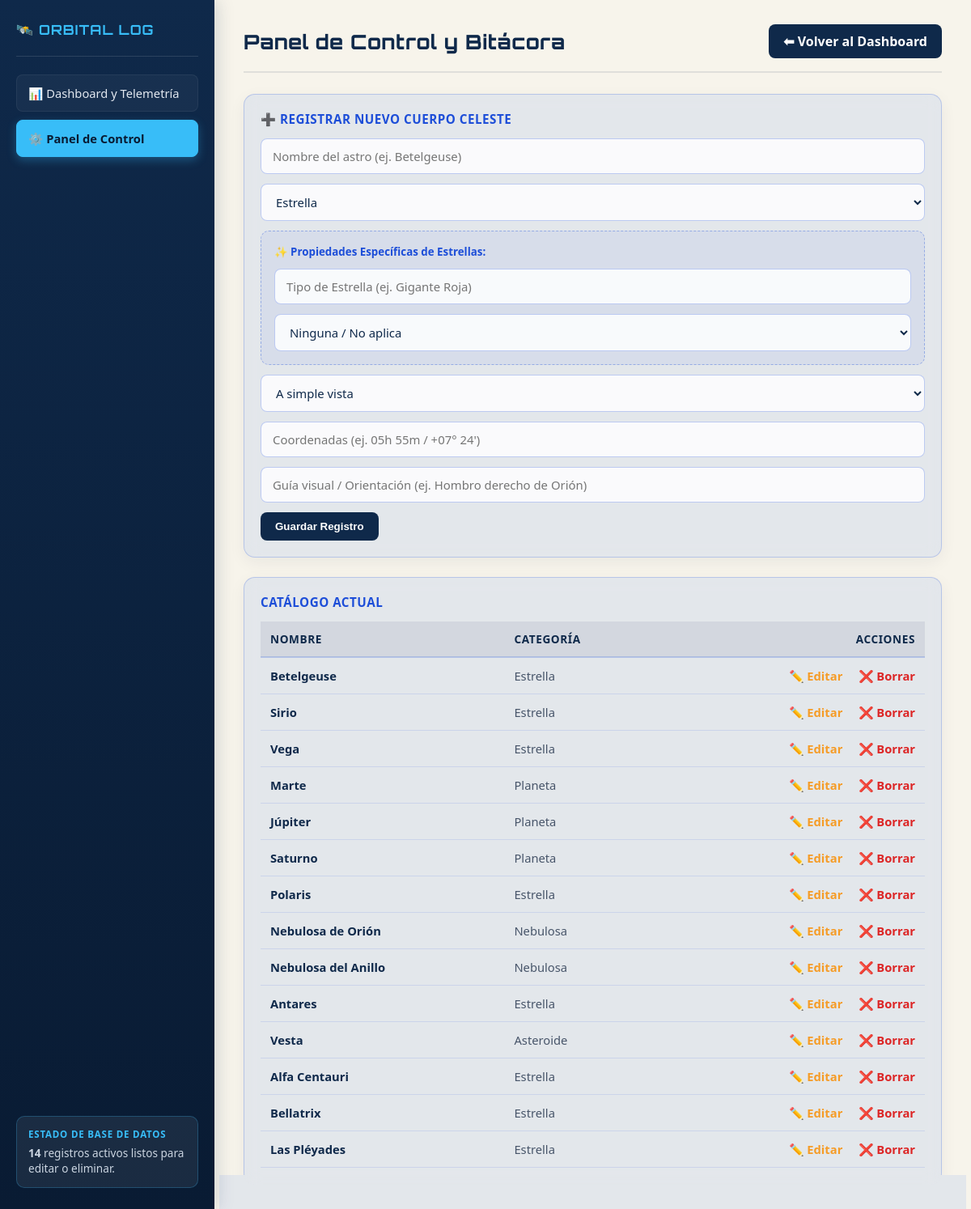
/control, run on the app's committed database.
### tables this page shows
CREATE TABLE catalogo_estelar (
                    id_cuerpo INTEGER PRIMARY KEY AUTOINCREMENT,
                    nombre TEXT NOT NULL,
                    categoria TEXT NOT NULL,
                    tipo_estrella TEXT,
                    equipo TEXT NOT NULL,
                    coordenadas TEXT NOT NULL,
                    orientacion TEXT,
                    id_constelacion INTEGER,
                    FOREIGN KEY (id_constelacion) REFERENCES constelaciones(id_constelacion)
                );

### app.py (the view, shortened to what this page needs)
@app.route('/control', methods=['GET', 'POST'])
def control():
    error = None
    mensaje = None
    catalogo = db.obtener_catalogo()
    constelaciones = db.obtener_constelaciones()
    return render_template('control.html', catalogo=catalogo, constelaciones=constelaciones, error=error, mensaje=mensaje)

### base_datos.py (called while the page is built)
    def obtener_catalogo(self):
        try:
            self.cursor.execute('''
                SELECT c.id_cuerpo, c.nombre, c.categoria, IFNULL(c.tipo_estrella, '-'), c.equipo, c.coordenadas, c.orientacion, IFNULL(con.nombre, '-')
                FROM catalogo_estelar c
                LEFT JOIN constelaciones con ON c.id_constelacion = con.id_constelacion
            ''')
            return self.cursor.fetchall()
        except Exception as e:
            print(f"Error al obtener catálogo: {e}")
            return []

    def obtener_constelaciones(self):
        try:
            self.cursor.execute('SELECT * FROM constelaciones')
            return self.cursor.fetchall()
        except Exception:
            return []

### templates/control.html (shortened to what this page needs)
<!DOCTYPE html>
<html lang="es">
<head>
    <link rel="stylesheet" href="{{ url_for('static', filename='style.css') }}">
</head>
<body>
    <div class="layout-app">
        <aside class="sidebar-azul">
            <div>
                <div class="sidebar-marca">
                    <h2>🛰️ ORBITAL LOG</h2>
                </div>
                <nav class="nav-menu">
                    <a href="/" class="nav-item">📊 Dashboard y Telemetría</a>
                    <a href="/control" class="nav-item activo">⚙️ Panel de Control</a>
                </nav>
            </div>
            <div class="sidebar-db-card">
                <small>Estado de Base de Datos</small>
                <p><strong>{{ catalogo|length }}</strong> registros activos listos para editar o eliminar.</p>
            </div>
        </aside>
        <main class="contenido-crema">
            <header class="cabecera-principal">
                <h1 class="titulo-principal">Panel de Control y Bitácora</h1>
                <a href="/" class="btn-azul">⬅ Volver al Dashboard</a>
            </header>
            <section class="widget-azul" style="margin-bottom: 24px;">
                <h3 class="widget-titulo">➕ Registrar Nuevo Cuerpo Celeste</h3>
                <form action="/control" method="POST" style="display: flex; flex-direction: column; gap: 12px;">
                    <input type="text" name="nombre" class="input-crema" placeholder="Nombre del astro (ej. Betelgeuse)" required>
                    <select name="categoria" id="select-categoria" class="select-crema" required onchange="manejarCategoria()">
                        <option value="Estrella">Estrella</option>
                    </select>
                    <div id="campos-estrella" class="caja-estrella">
                        <small style="color: var(--azul-primario); font-weight: 700;">✨ Propiedades Específicas de Estrellas:</small>
                        <input type="text" name="tipo_estrella" class="input-crema" placeholder="Tipo de Estrella (ej. Gigante Roja)">
                        <select name="id_constelacion" id="select-constelacion" class="select-crema" onchange="manejarConstelacion()">
                            <option value="">Ninguna / No aplica</option>
                        </select>
                    </div>
                    <select name="equipo" class="select-crema" required>
                        <option value="A simple vista">A simple vista</option>
                    </select>
                    <input type="text" name="coordenadas" class="input-crema" placeholder="Coordenadas (ej. 05h 55m / +07° 24')">
                    <input type="text" name="orientacion" class="input-crema" placeholder="Guía visual / Orientación (ej. Hombro derecho de Orión)" required>
                    <button type="submit" class="btn-azul" style="align-self: flex-start;">Guardar Registro</button>
                </form>
            </section>
            <section class="widget-azul">
                <h3 class="widget-titulo"> Catálogo Actual </h3>
                <table class="tabla-celeste">
                    <thead>
                        <tr>
                            <th>Nombre</th>
                            <th>Categoría</th>
                            <th style="text-align: right;">Acciones</th>
                        </tr>
                    </thead>
                    <tbody>
                        {% for astro in catalogo %}
                        <tr>
                            <td style="font-weight: 700;">{{ astro[1] }}</td>
                            <td style="color: var(--texto-secundario);">{{ astro[2] }}</td>
                            <td style="text-align: right;">
                                <a href="/editar/{{ astro[0] }}" style="color: #F59C27 ; text-decoration: none; font-weight: 700; margin-right: 16px;">✏️ Editar</a>
                                <a href="/eliminar/{{ astro[0] }}" style="color: #dc2626; text-decoration: none; font-weight: 700;">❌ Borrar</a>
                            </td>
                        </tr>
                        {% else %}
                        <tr>
                            <td colspan="3" style="text-align: center; color: var(--texto-secundario); padding: 20px;">No hay registros en el catálogo.</td>
                        </tr>
                        {% endfor %}
                    </tbody>
                </table>
            </section>
        </main>
    </div>
</body>
</html>

### static/style.css (style rules this page uses)
:root { --fuente-titulo: 'Orbitron', sans-serif; --fuente-neutra: 'Segoe UI', Roboto, Helvetica, Arial, sans-serif; --bg-crema: #F7F4EB; --sidebar-azul: #0F294A; --sidebar-azul-oscuro: #091B33; --sidebar-hover: rgba(56, 189, 248, 0.16); --acento-celeste: #38BDF8; --azul-primario: #1D4ED8; --widget-azul-bg: rgba(37, 99, 235, 0.09); --widget-azul-borde: rgba(29, 78, 216, 0.22); --texto-oscuro: #0F294A; --texto-secundario: #475569; }
* { box-sizing: border-box; margin: 0; padding: 0; }
body { background-color: var(--bg-crema); color: var(--texto-oscuro); font-family: var(--fuente-neutra); min-height: 100vh; }
.layout-app { display: flex; min-height: 100vh; }
.sidebar-azul { width: 265px; background: linear-gradient(180deg, var(--sidebar-azul) 0%, var(--sidebar-azul-oscuro) 100%); color: #F8FAFC; padding: 26px 20px; display: flex; flex-direction: column; justify-content: space-between; flex-shrink: 0; box-shadow: 4px 0 20px rgba(15, 41, 74, 0.15); }
.sidebar-marca { border-bottom: 1px solid rgba(255, 255, 255, 0.12); padding-bottom: 18px; margin-bottom: 22px; }
.sidebar-marca h2 { font-family: var(--fuente-titulo); font-size: 1.05rem; letter-spacing: 1px; color: var(--acento-celeste); margin-bottom: 4px; }
.nav-menu { display: flex; flex-direction: column; gap: 10px; }
.nav-item { display: flex; align-items: center; gap: 10px; padding: 12px 14px; border-radius: 8px; color: #E2E8F0; text-decoration: none; font-size: 0.92rem; font-weight: 500; background: rgba(255, 255, 255, 0.04); border: 1px solid rgba(255, 255, 255, 0.06); transition: all 0.2s ease; }
.nav-item:hover, .nav-item.activo { background: var(--acento-celeste); color: #091B33; font-weight: 700; border-color: var(--acento-celeste); box-shadow: 0 4px 12px rgba(56, 189, 248, 0.3); }
.sidebar-db-card { background: rgba(255, 255, 255, 0.07); border: 1px solid rgba(56, 189, 248, 0.25); border-radius: 10px; padding: 14px; margin-top: 25px; }
.sidebar-db-card small { display: block; color: var(--acento-celeste); font-weight: 700; text-transform: uppercase; font-size: 0.72rem; letter-spacing: 0.8px; margin-bottom: 6px; }
.sidebar-db-card p { font-size: 0.85rem; color: #CBD5E1; line-height: 1.4; }
.contenido-crema { flex: 1; padding: 30px 36px; overflow-x: auto; }
.cabecera-principal { display: flex; justify-content: space-between; align-items: center; flex-wrap: wrap; gap: 12px; margin-bottom: 26px; padding-bottom: 16px; border-bottom: 2px solid rgba(15, 41, 74, 0.1); }
.titulo-principal { font-family: var(--fuente-titulo); font-size: 1.55rem; font-weight: 800; color: var(--sidebar-azul); letter-spacing: 0.6px; }
.widget-azul { background: var(--widget-azul-bg); backdrop-filter: blur(10px); -webkit-backdrop-filter: blur(10px); border: 1px solid var(--widget-azul-borde); border-radius: 14px; padding: 20px; box-shadow: 0 6px 20px rgba(15, 41, 74, 0.06); transition: transform 0.2s ease, box-shadow 0.2s ease; }
.widget-titulo { font-size: 0.95rem; font-weight: 700; color: var(--azul-primario); text-transform: uppercase; letter-spacing: 0.5px; margin-bottom: 14px; display: flex; align-items: center; gap: 8px; }
.tabla-celeste { width: 100%; border-collapse: collapse; margin-top: 10px; }
.tabla-celeste th { background: rgba(15, 41, 74, 0.08); color: var(--sidebar-azul); padding: 12px; text-align: left; font-size: 0.85rem; text-transform: uppercase; letter-spacing: 0.6px; border-bottom: 2px solid var(--widget-azul-borde); }
.tabla-celeste td { padding: 12px; border-bottom: 1px solid rgba(29, 78, 216, 0.12); font-size: 0.92rem; }
.btn-azul { background: var(--sidebar-azul); color: #FFFFFF; border: none; padding: 10px 18px; border-radius: 8px; font-weight: 600; cursor: pointer; text-decoration: none; display: inline-block; transition: background 0.2s ease, transform 0.1s ease; }
.input-crema, .select-crema { width: 100%; padding: 11px 14px; border-radius: 8px; border: 1px solid rgba(29, 78, 216, 0.28); background: rgba(255, 255, 255, 0.82); color: var(--texto-oscuro); font-family: var(--fuente-neutra); font-size: 0.93rem; }
.caja-estrella { display: none; flex-direction: column; gap: 12px; background: rgba(29, 78, 216, 0.06); padding: 16px; border-radius: 10px; border: 1px dashed rgba(29, 78, 216, 0.35); }

### data on the page
catalogo_estelar: nombre "Betelgeuse", categoria "Estrella"
catalogo_estelar: nombre "Sirio", categoria "Estrella"
catalogo_estelar: nombre "Vega", categoria "Estrella"
catalogo_estelar: nombre "Marte", categoria "Planeta"
catalogo_estelar: nombre "Júpiter", categoria "Planeta"
catalogo_estelar: nombre "Saturno", categoria "Planeta"
catalogo_estelar: nombre "Polaris", categoria "Estrella"
catalogo_estelar: nombre "Nebulosa de Orión", categoria "Nebulosa"
catalogo_estelar: nombre "Nebulosa del Anillo", categoria "Nebulosa"
catalogo_estelar: nombre "Antares", categoria "Estrella"
catalogo_estelar: nombre "Vesta", categoria "Asteroide"
catalogo_estelar: nombre "Alfa Centauri", categoria "Estrella"
catalogo_estelar: nombre "Bellatrix", categoria "Estrella"
catalogo_estelar: nombre "Las Pléyades", categoria "Estrella"

### other printed values
{{ catalogo|length }} "14"
